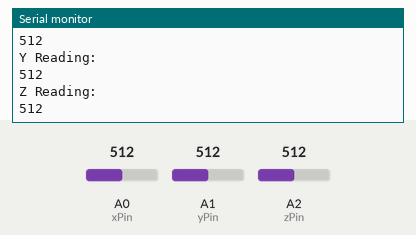
This sketch was run on a simulated Arduino Nano, built with avr-gcc and run on an emulated ATmega328P. Parts: the last lines printed to the serial monitor. The inputs (shaded band) are chosen by the test bench; at power-on: A0 (xPin) = 512, A1 (yPin) = 512, A2 (zPin) = 512.

Above: at 1.3 s.
1.4 s: A0 (xPin) set to 716
2.9 s: A1 (yPin) set to 306
At 3.34 s:
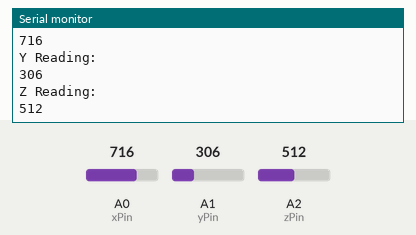
4.4 s: A2 (zPin) set to 900
At 4.84 s:
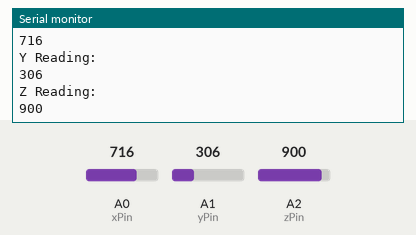
5.9 s: A2 (zPin) set to 1023
At 6.34 s:
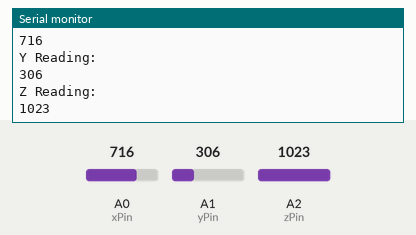
7.4 s: A1 (yPin) set to 122
At 7.85 s:
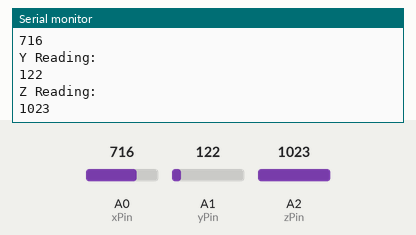
8.9 s: A0 (xPin) set to 511
Timing chart, 0 to 11.4 s (numbered marks = the images above; inputs shaded):
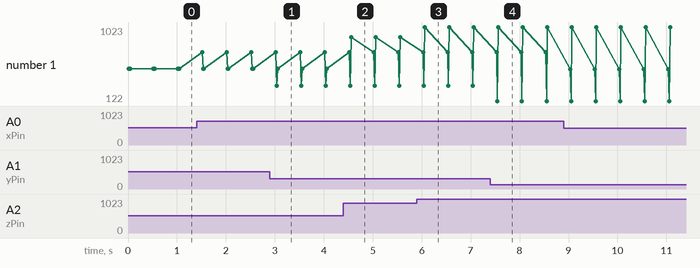

The sketch:

arduino_to_adxl335.ino
```cpp
/*
Arduino to ADXL335 Sketch

Library to interface an Arduino Board (Nano) with an ADXL335 breakout board

ADXL335 breakout board is powered by 3.3V on it's input pin and outputs analog values on X, Y and Z pins

VIN connected to 3.3V output of Arduino
GND connected to GND

X Pin connected to Analog Pin 0 on Arduino
Y Pin connected to Analog Pin 1 on Arduino
Z Pin connected to Analog Pin Z on Arduino

9/9/14
Basic code working. Need to debug possible issue with serial monitor

*/

// Analog Read Pins
const int xPin = 0;
const int yPin = 1;
const int zPin = 2;

// Initialize sensor readings
int xReading = 0;
int yReading = 0;
int zReading = 0;

void setup(){
  // Initialize serial communication at 9600 bps Baud
  Serial.begin(9600);

  pinMode(xPin, INPUT);
  pinMode(yPin, INPUT);
  pinMode(zPin, INPUT);

}

void loop(){

  // Clear last sensor values
  xReading = 0;
  yReading = 0;
  zReading = 0;

  // Read sensor values
  xReading = analogRead(xPin);
  yReading = analogRead(yPin);
  zReading = analogRead(zPin);

  // Print Values to Serial Monitor
  Serial.println("X Reading:");
  Serial.println(xReading);
  Serial.println("Y Reading:");
  Serial.println(yReading);
  Serial.println("Z Reading:");
  Serial.println(zReading);
  delay(500);
}
```

Measured:
- after the input at 2.9 s, the serial monitor: prints a new line after 0.14 s (image 1)
- after the input at 4.4 s, the serial monitor: prints a new line after 0.16 s (image 2)
- after the input at 5.9 s, the serial monitor: prints a new line after 0.16 s (image 3)
- after the input at 7.4 s, the serial monitor: prints a new line after 0.15 s (image 4)
- plotted number 1: 512 → 900 after the input at 4.4 s, 900 → 1023 after the input at 5.9 s
